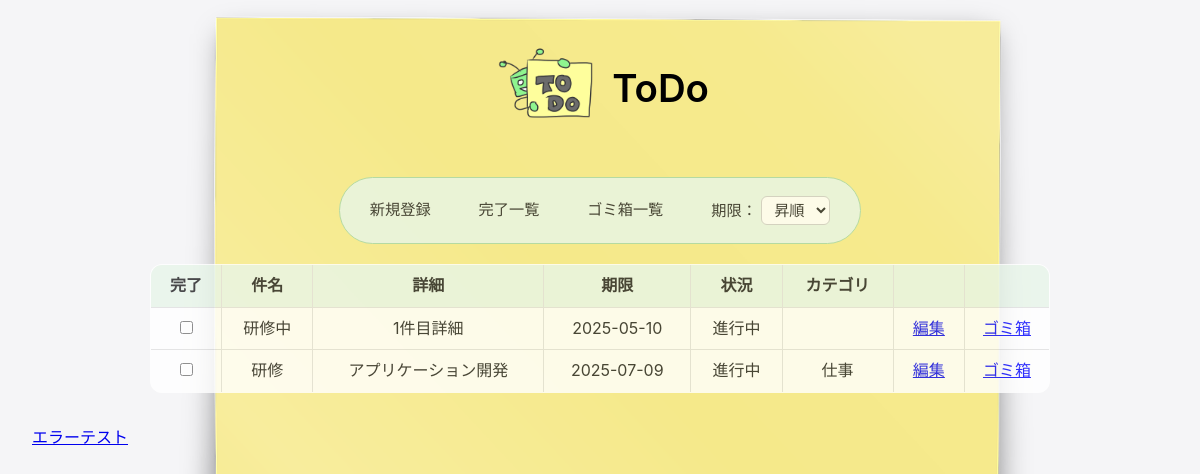
The app's page /, older data.
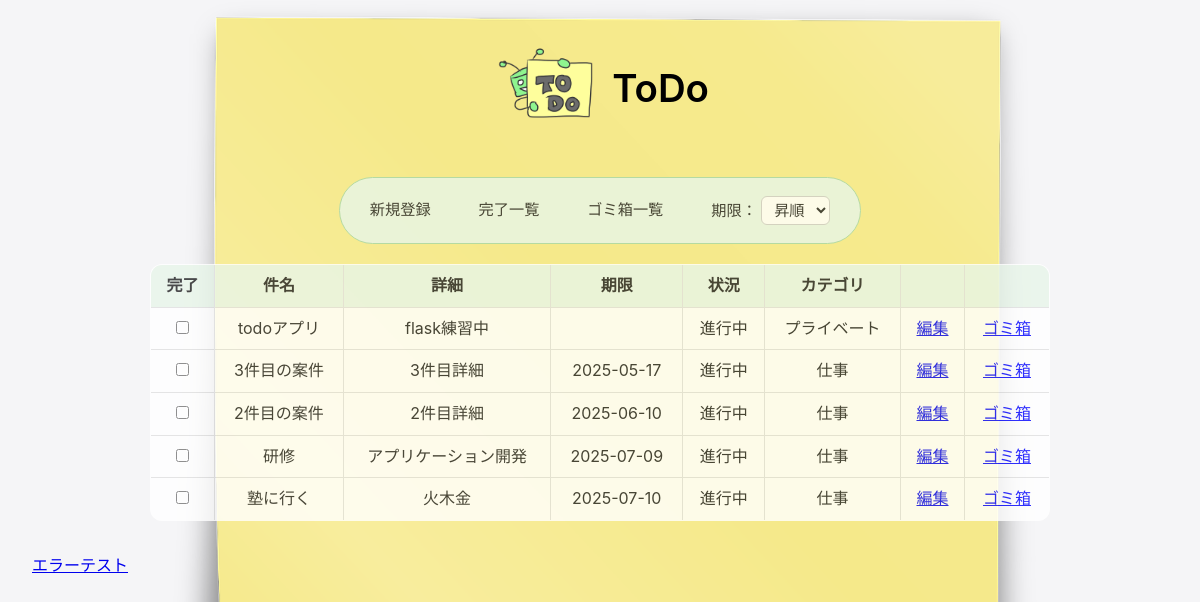
The same page, newer data.
### tables this page shows
CREATE TABLE "todo" (    id INTEGER PRIMARY KEY AUTOINCREMENT,    title TEXT NOT NULL,    detail TEXT,    deadline DATE,    status TEXT NOT NULL,    is_deleted INTEGER DEFAULT 0,    category TEXT NOT NULL);

### todo_app.py (the view)
@app.route("/")
def top():
    sort_order = request.args.get("sort", "asc") #デフォルトは昇順
    todo_list = get_sorted_todos(sort_order)
    return render_template("index.html", todo_list=todo_list, sort_order=sort_order)

### todo_app.py (called while the page is built)
def connect_db():
    rv = sqlite3.connect(DATABASE)
    rv.row_factory = sqlite3.Row
    return rv

def get_db():
    if not hasattr(g,'sqlite_db'):
        g.sqlite_db = connect_db()
    return g.sqlite_db

def get_sorted_todos(order="asc"):
    db = get_db()
    if order == "desc":
        cur = db.execute("SELECT * FROM todo WHERE status = '進行中' AND is_deleted = 0 ORDER BY deadline DESC")
    else:
        cur = db.execute("SELECT * FROM todo WHERE status = '進行中' AND is_deleted = 0 ORDER BY deadline ASC")
    rows = cur.fetchall()
    return rows

### templates/index.html (shortened to what this page needs)
{% extends "base.html" %}
{% block content %}
<div class="heading">
    <img src="{{ url_for('static', filename='images/todo.png') }}" alt="ページの切れ端" class="image">
    <h1>ToDo</h1>
</div>
<div class="toolbar-wrapper">
    <div class="toolbar">
        <a href="/todo_regist">新規登録</a>
        <a href="/todo_complete">完了一覧</a>
        <a href="/trash">ゴミ箱一覧</a>
        <form method="get" action="/">
            <p class="sort-label">期限：
                <select name="sort" onchange="this.form.submit()">
                    <option value="asc" {% if sort_order == 'asc' %}selected{% endif %}>昇順</option>
                </select>
            </p>
        </form>
    </div>
</div>
{% if todo_list==[] %}
<p style="text-align:center">ToDoは未登録です</p>
{% else %}
<table>
    <tr>
        <th>完了</th>
        <th>件名</th>
        <th>詳細</th>
        <th>期限</th>
        <th>状況</th>
        <th>カテゴリ</th>
        <th></th>
        <th></th>
    </tr>
    {% for todo in todo_list %}
        <tr>
            <td>
                <form method="post" action="/todo_complete_update">
                    <input type="checkbox" onchange="this.form.submit()">
                </form>
            </td>
            <td>{{todo.title}}</td>
            <td>{{todo.detail}}</td>
            <td>{{todo.deadline}}</td>
            <td>{{todo.status}}</td>
            <td>{{todo.category}}</td>
            <td>
                <a href="/{{todo.id}}/todo_edit">編集</a>
            </td>
            <td>
                <form method="post" action="/todo_move_trash">
                    <button type="submit" class="link">ゴミ箱</button>
                </form>
            </td>
        </tr>
    {% endfor %}
</table>
{% endif %}
<a href="/error_test">エラーテスト</a>
{% endblock %}

Row changes from the older to the newer data that the page shows:
no longer on this page (row edited): todo: title "研修中", detail "1件目詳細", deadline "2025-05-10", status "進行中"
now on this page (row edited): todo: title "todoアプリ", detail "flask練習中", status "進行中", category "プライベート"
now on this page (row edited): todo: title "3件目の案件", detail "3件目詳細", deadline "2025-05-17", status "進行中", category "仕事"
now on this page (row edited): todo: title "2件目の案件", detail "2件目詳細", deadline "2025-06-10", status "進行中", category "仕事"
added todo: title "塾に行く", detail "火木金", deadline "2025-07-10", status "進行中", category "仕事"
